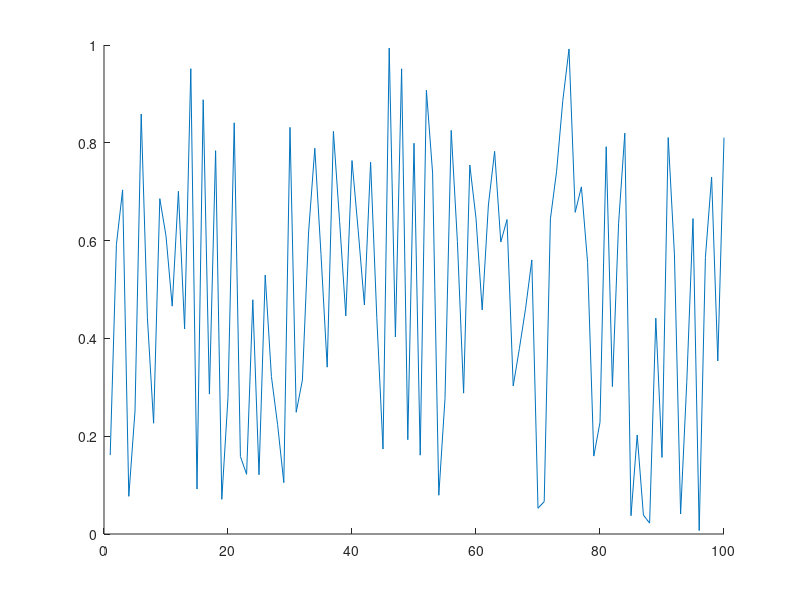

Recreate this plot in MATLAB. (Note: this script raises an error after producing the figure.)
clc
close all
clear

if isfolder('pics') == 0
    mkdir('pics')
end

x = 1:100;
y = rand(100,1);
idxmin = find(y == max(y));
idxmax = find(y == min(y));
txt = ['\leftarrow y = ',int2str(max(y))];
hold on
plot(x,y)
plot(x,y,'o','MarkerIndices',[idxmin idxmax],'MarkerFaceColor','red','MarkerSize',5)
t = text(idxmax,y(idxmax),txt);
t.Color = [153/255 153/255 255/255];
hold off
legend('random plot [0:1]');
print -dpng ./pics/test.png
close
%% testing plot function
clc

x = [0:0.01:2*pi];
y = sin(x);
yCmp = cos(x);
string = 'My test plot';
p_title = 'test_print';
t="";

% test = myplot(x,y,string,p_title);
test2 = superplot(x,y,'plotName',"My super plot",'figureName',"super_plot");
test3 = superplot(x,y,'cmpYLegend',"cos(x)",'figureName',"cosxVsSinx",'cmpY',yCmp,'yLegend',"sin(x)",'yName',"Amplitude",'xName',"Samples NOT normalized to 2\pi", ...
    'plotName',"Plotting cos(x) against sin(x)");
close(test2);
close(test3);
test4 = superplot(x,y);

testV = ones(1,1);
testV(2) = 5;

%% testing MER loop
% clear
clc
close all
clear

idx = 1;
for i = 0:200
    if ( rem((i-1)/4,1)==0 )
        validLen(idx) = i;
        idx = idx+1;
    end
end

% Constants are double-precision by default; N=85 found nothing
vec = [85 105];

% for im
    
% for i = vec(1):0.01:vec(1)
%     fprintf("i is %d coefficients\n",i);
% end
    
% for i = 0:2:10
%     fprintf("i SHOULD be EVEN and is %d\n",i);
% end

%coefficients have to be even and divisible by span w/no remainder LOOK
%INTO THIS
%beta MUST be greater than 0
[MER_out, betaTX_out, betaRCV_out, coeff_out] = MER_opt('Nsps',4,'numCoeffs',vec,'betaTX',[0.1 0.0001 0.2],'betaRCV',[0.1 0.0001 0.2],'MER',50);
% [MER_out, betaTX_out, betaRCV_out, coeff_out] = MER_opt('Nsps',4,'numCoeffs',[25 77],'betaTX',[.01 0.01 .16],'betaRCV',[0.12 0.01 0.34],'MER',40);

% last = find(~MER_out,1);
fileID = fopen('GSM_parameters.txt','w');
cBeta = char(hex2dec('03b2'));
fprintf(fileID,'%10s %10s %10s %10s\r\n','MER', 'betaTX', 'betaRCV', 'length');
% A = [MER_out(1:last-1); betaTX_out(1:last-1); betaRCV_out(1:last-1); coeff_out(1:last-1)];
A = [MER_out; betaTX_out; betaRCV_out; coeff_out];
fprintf(fileID,'%10.6f %10.6f %10.6f %8.0f\r\n',A);
fclose(fileID);

% c_idx = find(coeff_out==121);
% max_121 = max(MER_out(c_idx(1):c_idx(end)));
% desired_121 = find(MER_out>=54.0679);

DONE = ones(10,1);
finish = sum(DONE(1:5));

%% MER calc
% clc
% clear all
% close all
% den = [-0.001473028462308   0.005666223150735  -0.019416661964618  -0.041188246018261   0.083990599017613  -0.169565530125065   0.900837427479342 ...
%     0.311842632473442  -0.140969388867244   0.099871376920441  -0.088049305611010   0.023834632003521  -0.009447343197004   0.002953619390284]
% 
% pk = 0.99924965776672958;
% 
% 10*log10(pk^2/sum(den.^2));

%% Measuring OOB requirements
clear 
close all
clc
cBeta = char(hex2dec('03b2'));

format long
% window designer from 0 to pi
% load('KaisWin.mat');
% load('windowKais101.mat');

% fileID = fopen('GSM_parameters_89-121_B1-0.001-2.txt'); %89-121.txt
% fileID = fopen('GSM_parameters_73-81.txt'); %73-81.txt
fileID = fopen('GSM_parameters_85-105_B1-0.0001-2.txt'); %85-105_B1-0.0001-2.txt
formatSpec = '%s';
N = 4;
C_text = textscan(fileID,formatSpec,N);
C_data0 = textscan(fileID,'%f %f %f %f');
fclose(fileID);


fileID = fopen('MOAP.txt','A');
cBeta = char(hex2dec('03b2'));
% ********************** Comment this out after first run ***********
% fprintf(fileID,'%10s %10s %10s %10s %10s %10s %10s %10s %10s %10s \r\n','MER', 'betaTX', 'betaRCV', 'length', 'idx TX & RCV', 'OB1', 'OB2', 'OB3','b Kaiser','weight');

vTX_B=C_data0{1,2}.'; vRCV_B=C_data0{1,3}.'; vLen=C_data0{1,4}.';
% idx_89=find(vLen==89); idx_93=find(vLen==93); idx_97=find(vLen==97); idx_101=find(vLen==101); idx_109=find(vLen==109);  %89-121.txt
% idx_73=find(vLen==73); idx_81=find(vLen==93); idx_97=find(vLen==97); idx_101=find(vLen==101); idx_109=find(vLen==109);  %73-81.txt
idx_85=find(vLen==85); idx_89=find(vLen==89); idx_93=find(vLen==93); idx_97=find(vLen==97); idx_101=find(vLen==101); idx_109=find(vLen==109);  %85-105_B1-0.0001-2.txt

% #TX&RCV length; RCV rolloff here
% beta = 0.146600;  %trial 1
% N = 65;
% beta = 0.116400;    %trial 2
% N = 73;
% beta = 0.144400;   %trial 3
% N = 121;
% beta_Rcv = 0.188000;     %trial 18 i stop counting bruh
% N = 101;
% beta_Rcv = vRCV_B;     %trial 18 i stop counting bruh
% N = 93;


% digital angular frequency, w (rads/sample)
% w = [0:0.001:1000]/1000*pi; %0-0.5
w = [0:0.001:2000]/1000*pi; %one whole cycle

N = 89;
Nsps = 4;
span = (N-1)/4;
for bk = 1:0.1:2
% for bk = 0.3:0.1:0.3
% for bk = 0:0.01:2
% for bk = 1:1
% for bk = 2:0.1:2
    for idx_TXnRCV = idx_89(1):(idx_89(end))
%     for idx_TXnRCV = idx_93(4):(idx_93(5))
%     for idx_TXnRCV = idx_97(1):(idx_97(1))
%     for idx_TXnRCV = 505:513
        b_nom = vTX_B(idx_TXnRCV);
        beta_Rcv = vRCV_B(idx_TXnRCV);
        GSM = rcosdesign(beta_Rcv,span,Nsps);
        wn = kaiser(length(GSM), bk);
%         wn = WinKaiser;
%         h_TX = GSM.*wn.';
        h_TX = rcosdesign(b_nom,span,Nsps).*wn.';
        h_GSM = GSM;

        % SRRC is a square root nyquist filter; firpm also
        % creates a sqrt nyquist filter
        M=N-1; Nsps=4; span=M/Nsps;
        fc=1/2/Nsps; fp=(1-b_nom)*fc; fs=(1+b_nom)*fc;
        fb = [0 fp fc fc fs .5]*2;
        a = [1 1 1/sqrt(2) 1/sqrt(2) 0 0];
        % wght vector needs to 2.4535 for passband
        wght = [2.4535 1 20];   %10 for N=97; 20 for N=91-89; 40 for N>90
        h_pps = firpm(M,fb,a,wght);

        % window
        h_pps = h_pps.*wn.';
    %     h_pps = h_pps;

        % estimate order of SR Nyquist filter | ford=fb(2:end-1);aord=[1 1/sqrt(2) 0];sb=10^(-58/20);dev=[sb 0.02 sb];M_est=firpmord(ford,aord,dev);
        H_srrc = freqz(h_TX,1,w); H_pps = freqz(h_pps,1,w);

        % mag_H = 20*log10(abs(H));
        sam_r8 = 6.25;
        mag_H = 20*log10(abs(H_pps));
        bb_bnd=(1+.12)/2/Nsps; OB1_bnd=bb_bnd+(.22/sam_r8); OB2_bnd=OB1_bnd+(1.53/sam_r8); OB3_bnd=OB2_bnd+(1.75/sam_r8);
        baseband_ind = find( w/2/pi <= bb_bnd);
        OB1_ind = find(w/2/pi>bb_bnd & w/2/pi<=OB1_bnd);
        OB2_ind = find(w/2/pi > OB1_bnd & w/2/pi <= OB2_bnd);
        OB3_ind = find(w/2/pi > OB2_bnd & w/2/pi <= OB3_bnd);

        conv2mW = @(x) 10.^(x/20);
        conv2dBm =  @(x) 20.*log10(x);

        % For power, do i need to account for limits of SA
        spec_mW = sum(conv2mW(mag_H));
        bb_mW = sum(conv2mW(mag_H(baseband_ind(1):baseband_ind(end))));
        OB1_mW = sum(conv2mW(mag_H(OB1_ind(1):OB1_ind(end))));
        OB2_mW = sum(conv2mW(mag_H(OB2_ind(1):OB2_ind(end))));
        OB3_mW = sum(conv2mW(mag_H(OB3_ind(1):OB3_ind(end))));

        spec_dBm = conv2dBm(spec_mW);
        bb_dBm = conv2dBm(bb_mW);
        OB1_dBm = conv2dBm(OB1_mW);
        OB2_dBm = conv2dBm(OB2_mW);
        OB3_dBm = conv2dBm(OB3_mW);

        OB1_58 = bb_dBm-OB1_dBm;
        OB2_60 = bb_dBm-OB2_dBm;
        OB3_63 = bb_dBm-OB3_dBm;

        % can cascade firpm sqrt w/srrc, center coeff
        % isn't one BUT even symmetric
        cascade = conv(h_pps,GSM);
        cascade_SRRC = conv(GSM,GSM);

        num = cascade(N);
        den = zeros(floor(length(cascade)/Nsps),1);
        idx = 1;
        cnt = 0;
        for i = 1:length(cascade)
            if cnt == 0 && i ~= N
                den(idx) = cascade(i);
                cnt = cnt + 1;
                idx = idx + 1;
            elseif cnt >= Nsps-1
                cnt = 0;
            else
                cnt = cnt + 1;
            end
        end
        MER_theo = 10*log10( num^2/sum(den.^2) );
%         future considerations append to txtfile
        if OB1_58 > 58 && OB2_60 > 60 && OB3_63 > 63 && MER_theo >= 40
            fprintf("\n*************MET SPEC*************************\n");
            fprintf("TX's %s: %1.4f | RCV's %s: %1.4f | idx TX & RCV: %d\n",cBeta,b_nom,cBeta,beta_Rcv,idx_TXnRCV);
            fprintf("OB1: %2.6f | OB2: %2.6f | OB3: %2.6f | MER: %2.6f | Bk: %2.4f | Beta nominal: %2.4f | \n",OB1_58,OB2_60,OB3_63,MER_theo,bk, b_nom);
            fprintf("baseband bnd frequency: %2.4f | OB1 bnd frequency: %2.4f | OB2 bnd frequency: %2.4f | OB3 bnd frequency: %2.4f |\n", bb_bnd, OB1_bnd, OB2_bnd, OB3_bnd);
            fprintf("weight: ");disp(wght);
%             fprintf('MER', 'betaTX', 'betaRCV', 'length', 'idx TX & RCV', 'OB1', 'OB2', 'OB3','beta Kaiser','weight');
            A=[MER_theo, b_nom, beta_Rcv, N, idx_TXnRCV, OB1_58, OB2_60, OB3_63, bk, wght(3)];
            fprintf(fileID,'%10.6f %10.6f %10.6f %10d %10d %10.6f %10.6f %10.6f %10.6f %10d \r\n',A);
        end
    end
end
fclose(fileID);

TX_MR = superplot(w/2/pi,20*log10(abs(H_pps)),'plotName',"Magnitude Response of PPS",'figureName',"PracticalPSResp",'yName',"Magnitude (dB)",...
    'xName',"Frequency (cycles/sample)",'yLegend',"SQRT FIRPM",'cmpY',20*log10(abs(H_srrc)),'cmpYLegend',"SRRC",...
    'plotAxis',[0 w(end)/2/pi -150 10]);
hold on
% OOB requirement 1
plot([bb_bnd bb_bnd],[-200 -58],'--k');
plot([bb_bnd OB1_bnd],[-58 -58],'--k');
plot([OB1_bnd OB1_bnd],[-200 -58],'--k');
% OOB requirement 2
plot([OB1_bnd OB1_bnd],[-200 -60],':R');
plot([OB1_bnd OB2_bnd],[-60 -60],':R');
plot([OB2_bnd OB2_bnd],[-200 -60],':R');
% OOB requirement 3
plot([OB2_bnd OB2_bnd],[-200 -63],'g');
plot([OB2_bnd OB3_bnd],[-63 -63],'g');
plot([OB3_bnd OB3_bnd],[-200 -63],'g');
legend('Sqrt firpm','SRRC','OB1','OB1','OB1','OB2','OB2','OB2','OB3','OB3','OB3');
hold off
location = strcat('./pics/','PracticalPSResp','.png');
print(TX_MR, '-dpng', location);
% close(TX_MR);

% scale desired coefficients
maxi = sum(abs(h_pps));
scaling = (1-2^-17)/maxi;

h_pps_1s17= round(h_pps*scaling*2^17);
if sum(abs(h_pps_1s17/2^17) > 1-2^-17)
    fprintf("Error need to scaled down h_pps more\n");
    return
end

h_pps_coeffs = unique(h_pps_1s17,'stable');


%% Test cascade
clear 
% close all
clc

coeff = 65;
Nsps = 4;
beta_Rcv = 0.146600;

span = (coeff-1)/Nsps;
rcv = rcosdesign(beta_Rcv, span, Nsps);

% SR Nyquist filter
bb = 2.0; spans = 25;
M = coeff-1;
fc = 1/(2*Nsps);fp=(1-.12)*fc; fs=(1+.12)*fc;
fb = [0 fp fc fc fs .5]*2;
a = [1 1 1/sqrt(2) 1/sqrt(2) 0 0];
wght = [2.4535 1 1];
h_pps=firpm(M,fb,a,wght);
w = [0:0.001:1000]/1000*pi;
wnNorm=kaiser(coeff,2.0);
wnGr=kaiser(coeff,3);
wnLT=kaiser(coeff,1);

H_pps = freqz(h_pps,1,w);
H_ppsGrBk=freqz( conv(h_pps,wnGr),1,w );
H_ppsNormBk=freqz( conv(h_pps,wnNorm),1,w );
H_ppsLTBk=freqz( conv(h_pps,wnLT),1,w );

figName="PPS_with_65coeffs";
pps_plot = superplot(w/2/pi,20*log10(abs(H_pps)),'cmpY',20*log10(H_ppsNormBk),'figureName',figName,...
    'plotAxis',[0 0.5 -100 40]);
hold on
plot(w/2/pi,20*log10(abs(H_ppsGrBk)),"-.g");
plot(w/2/pi,20*log10(abs(H_ppsLTBk)),"--m");
legend('beta=0','beta=2.0','beta=3','beta=1');
hold off
location = strcat('./pics/',figName,'.png');
print(pps_plot, '-dpng', location);

% Too much theory to figure out MER for LPF

%% Test PPS_opt
% clc
% clear 
% close all
% 
% % Constants are double-precision by default
% vec = [65 129];
% 
% [MER_out, betaTX_out, betaRCV_out, coeff_out, betaKais_out] = PPS_opt('Nsps',4,...
%     'numCoeffs',vec,'betaTX',[0 0.001 0.2],'betaRCV',[0.12 0.01 0.12],'MER',40,'betaKais',[0 0.01 10]);

%% File IO
clear all
close all
clc

fileID = fopen('GSM_parameters_SRRC.txt');
formatSpec = '%s';
N = 4;
C_text = textscan(fileID,formatSpec,N);
C_data0 = textscan(fileID,'%f %f %f %f');
fclose(fileID);

%% Designing polyphase filter
clear;close all;clc; load('validLen.mat');

beta_Rcv=0.12; N=21; Nsps=4; span=(N-1)/4;

% rcv = rcosdesign(beta,span, Nsps);
load('rcv.mat');
worse_case_output = sum(abs(rcv));
scaling = (1-2^-17)/worse_case_output;
rcv_1s17=round( rcv*scaling*2^17 );tx=rcv;

sym_mults=round(length(rcv)/2);
poly_mults=sym_mults/Nsps;

%% Testing roll off cascaded
clc; clear; close all;

N=41; Nsps=4; span=(N-1)/4;

rcv = rcosdesign(0.1,span, Nsps); tx = rcosdesign(0.08,span, Nsps);
cascade=conv(rcv,tx);

figure(1);
hold on
title('Different beta');
stem(1:N,rcv);
stem(1:N,tx)
stem(1:2*N-1,cascade);
legend('RCV','TX','Cascade'); grid;
hold off

figure(2);
hold on
title('Same beta');
stem(1:N,rcv);
stem(1:2*N-1,conv(rcv,rcv));
legend('RCV','Cascade'); grid;
hold off

% SRRC is a square root nyquist filter; firpm also
% creates a sqrt nyquist filter
M=N-1; Nsps=4; span=M/Nsps; b_nom=0.1;
fc=1/2/Nsps; fp=(1-b_nom)*fc; fs=(1+b_nom)*fc;
fb = [0 fp fc fc fs .5]*2;
a = [1 1 1/sqrt(2) 1/sqrt(2) 0 0];
% wght vector needs to 2.4535 for passband
wght = [2.4535 1 1];
tx_pm = firpm(M,fb,a,wght);
cascade_pm = conv(tx_pm,rcv);
cascade_rcv = conv(rcv,rcv);

figure(3);
subplot(2,1,1);
hold on
stem(1:N,tx_pm);
stem(1:2*N-1,cascade_pm);
title('firpm');
hold off
subplot(2,1,2);
hold on
stem(1:N,rcv);
stem(1:2*N-1,cascade_rcv);
title('traditional RC');
hold off
% legend('RCV','TX','Cascade'); grid;

figure(4)
stem(1:31,rcosdesign(0.25,(31-1)/4,4));

%% Polyphase Time-SHaring Decimator design
clear
clc
format longG
srrc = round(rcosdesign(0.2,(93-1)/4,4).'*2^17);

N=93;
a_sym_mults = round(N/2);
a_poly_mults = round(a_sym_mults/4);
a_time_share_mults = round(a_poly_mults/4); % use 4x faster clk to do operation

out_ds = zeros(N,N); out_ds(1,1)=1;

% let row=sample & col=y_ds
for row=1:N
    for col=1:N
%         fprintf("row: %d | col: %d | val: %d\n",row,col,row*col);
%         out_ds(row,col)=row*col;
        if row==col&&col==1
%             fprintf("row: %d | col: %d | val: %d\n",row,col,1);
            out_ds(row,col)=row*col;
        elseif col==1&&row~=1
%             fprintf("row: %d | col: %d | val: %d\n",row,col,out_ds(row-1,col)+1);
            out_ds(row,col)=out_ds(row-1,col)+1;
        else
%             fprintf("row: %d | col: %d | val: %d\n",row,col,out_ds(row,col-1)-1);
                if out_ds(row,col-1)-1>0
                    out_ds(row,col)=out_ds(row,col-1)-1;
                else
                    out_ds(row,col)=0;
                end
        end
    end
end

for row=1:N
    for col=1:N
        if out_ds(row,col)==0 || out_ds(row,col)>round(N/2)
            N=N;
        elseif out_ds(row,col)==1
            fprintf("y%dh%d\n",col,out_ds(row,col));
        else
            fprintf("y%dh%d ",col,out_ds(row,col));
        end
    end
end

%% Test append
fileID = fopen('append.txt','A');
cBeta = char(hex2dec('03b2'));
fprintf(fileID,'%10s %10s %10s %10s\r\n','MER', 'betaTX', 'betaRCV', 'length');
% A = [MER_out(1:last-1); betaTX_out(1:last-1); betaRCV_out(1:last-1); coeff_out(1:last-1)];
MER_out=[1 2 3 4]; betaTX_out=1:4; betaRCV_out=1:4; coeff_out=1:4;
A = [MER_out; betaTX_out; betaRCV_out; coeff_out];
for i=1:4
    fprintf(fileID,'%10.6f %10.6f %10.6f %8.0f\r\n',A(i,i));
end
fclose(fileID);
